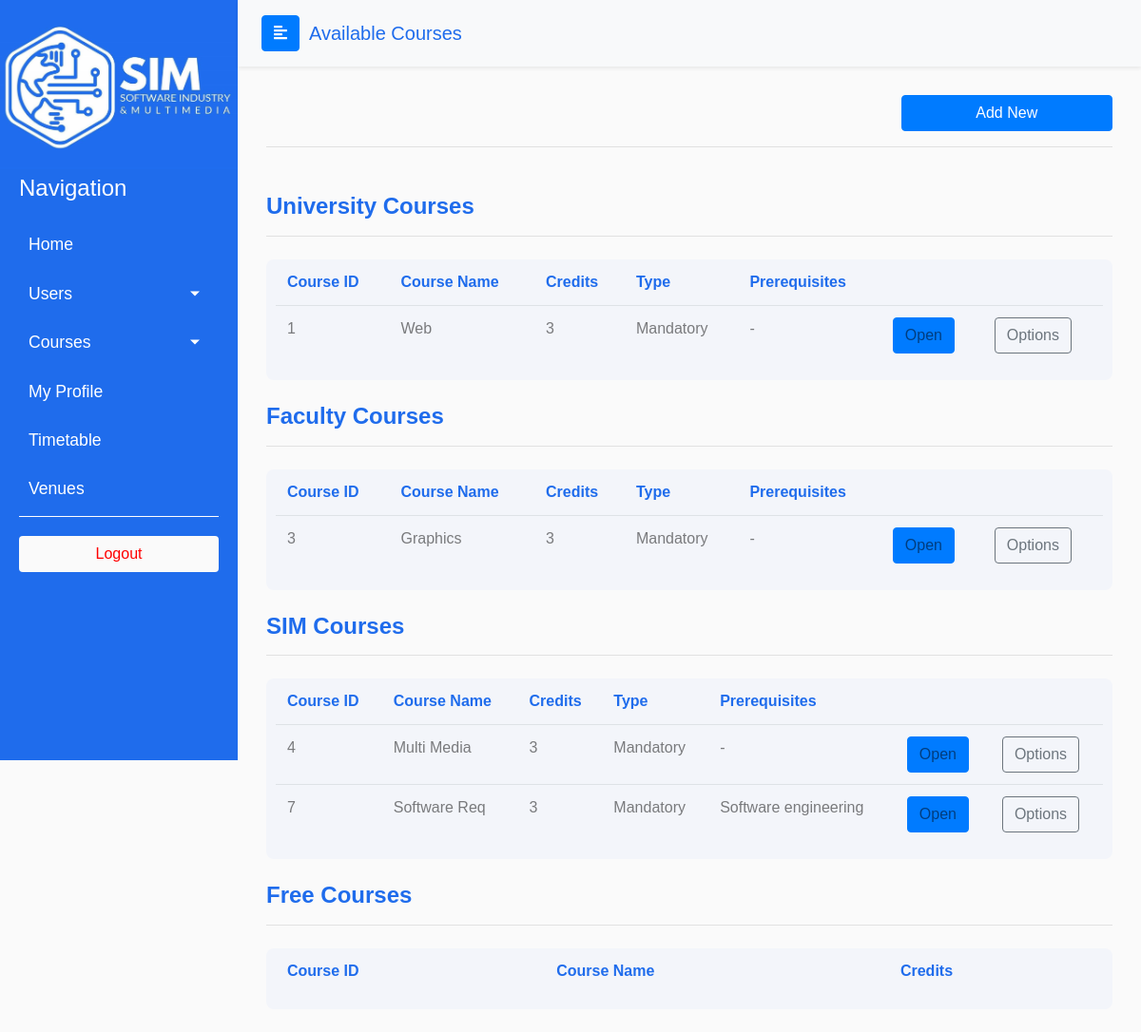
Page /admin/available_courses_t.php on the committed database.
### tables this page shows
CREATE TABLE `courses` (
  `course_id` int(12) NOT NULL,
  `name` varchar(255) NOT NULL,
  `credits` int(11) NOT NULL,
  `has_preq` tinyint(1) DEFAULT NULL,
  `has_labs` tinyint(1) DEFAULT NULL,
  `has_practical` tinyint(1) DEFAULT NULL,
  `category` varchar(20) NOT NULL DEFAULT 'university',
  `elective` varchar(5) NOT NULL DEFAULT 'no'
);

### includes/Admin/sas/functions.php (called while the page is built, shortened)
<?php
include_once dirname(__FILE__, 2) . "\\utils\\iniclude_utils_files.php";
function getAvailableCourses($category)
{
    global $conn;
    $query = "SELECT c.* FROM courses c
    LEFT JOIN open_courses oc ON oc.course_id = c.course_id
     WHERE c.category='{$category}' AND oc.course_id IS NULL";
    $query_result = mysqli_query($conn, $query);
    return $query_result;
}
function getCoursePrerequisite($courseId)
{
    global $conn;
    $prerequisite = "-";
    $preq_query = "SELECT name from prerequisites p
    INNER JOIN courses c on p.prerequisite_id = c.course_id
    WHERE p.id_course = $courseId";
    $preq_query_result = mysqli_query($conn, $preq_query);
    $data = mysqli_fetch_assoc($preq_query_result);
    if (mysqli_num_rows($preq_query_result)) {
        $prerequisite = $data['name'];
    }
    return $prerequisite;
}

### admin/available_courses_t.php (the view, shortened to what this page needs)
<?php
include "../includes/functions.php";
include dirname(__FILE__, 2) . "\\includes\\Admin\\sas\\functions.php";
?>
<!DOCTYPE html>
<html>
<head>
  <?php include "../includes/bootstrap_styles_start.php"; ?>
  <link rel="stylesheet" href="css/available_courses.css">
  <link rel="stylesheet" href="css/table.css">
</head>
<body>
  <div class="wrapper">
    <?php include "../includes/admin_sidebar.php"; ?>
    <div id="content">
      <nav class="navbar navbar-expand-lg sticky-top navbar-light bg-light shadow-sm">
        <div class="container-fluid">
        <button type="button" id="sidebarCollapse" class="btn btn-primary">
          <i class="fas fa-align-left"></i>
        </button>
        <a class="navbar-brand" id="page-title" href="#">Available Courses</a>
      </nav>
      <div class="page-body">
        <div class="container-fluid">
          <div class="row justify-content-end">
              <a href="add_new_course.php" class=" btn btn-primary btn-block w-25">Add New</a>
          </div>
        </div>
        <hr class="mb-4">
        <br>
        <h4 class="font-weight-bold" style=" color:rgb(31,108,236);">University Courses</h4>
        <hr class="mb-4">
        <div class="table-container table-responsive">
          <table class="table">
            <thead>
              <tr>
                <th scope="col">Course ID</th>
                <th scope="col">Course Name</th>
                <th scope="col">Credits</th>
                <th scope="col">Type</th>
                <th scope="col">Prerequisites</th>
              </tr>
            </thead>
            <tbody>
              <?php
                $university_courses = getAvailableCourses('university');
                while ($row = mysqli_fetch_assoc($university_courses)) {
                  $cname = $row['name'];
                  $id = $row['course_id'];
                  $credits = $row['credits'];
                  $type = $row['elective'] == "yes" ? "Elective" : "Mandatory";
                  $prerequisite = getCoursePrerequisite($id);
              ?>
                <tr>
                  <td><?php echo $id ?></td>
                  <td><?php echo $cname ?></td>
                  <td><?php echo $credits ?></td>
                  <td><?php echo $type ?></td>
                  <td><?php echo $prerequisite ?></td>
                  <td><a data-id='<?php echo $id ?>' class='btn btn-primary launch-modal' data-toggle='modal' data-target='#modalContactForm'>Open</a></td>
                  <td><a href='edit_course.php?course_id=<?php echo $id ?>' class='btn btn-outline-secondary'>Options</a></td>
                </tr>
              <?php } ?>
            </tbody>
          </table>
        </div>
        <br>
        <h4 class="font-weight-bold" style=" color:rgb(31,108,236);">Faculty Courses</h4>
        <hr class="mb-4">
        <div class="table-container table-responsive">
          <table class="table">
            <thead>
              <tr>
                <th scope="col">Course ID</th>
                <th scope="col">Course Name</th>
                <th scope="col">Credits</th>
                <th scope="col">Type</th>
                <th scope="col">Prerequisites</th>
              </tr>
            </thead>
            <tbody>
              <?php
                $faculty_courses = getAvailableCourses('faculty');
                while ($row = mysqli_fetch_assoc($faculty_courses)) {
                  $cname = $row['name'];
                  $id = $row['course_id'];
                  $credits = $row['credits'];
                  $type = $row['elective'] == "yes" ? "Elective" : "Mandatory";
                  $prerequisite = getCoursePrerequisite($id);
              ?>
                <tr>
                  <td><?php echo $id ?></td>
                  <td><?php echo $cname ?></td>
                  <td><?php echo $credits ?></td>
                  <td><?php echo $type ?></td>
                  <td><?php echo $prerequisite ?></td>
                  <td><a data-id='<?php echo $id ?>' class='btn btn-primary launch-modal' data-toggle='modal' data-target='#modalContactForm'>Open</a></td>
                  <td><a href='edit_course.php?course_id=<?php echo $id ?>' class='btn btn-outline-secondary'>Options</a></td>
                </tr>
              <?php } ?>
            </tbody>
          </table>
        </div>
        <br>
        <h4 class="font-weight-bold" style=" color:rgb(31,108,236);">SIM Courses</h4>
        <hr class="mb-4">
        <div class="table-container table-responsive">
          <table class="table">
            <thead>
              <tr>
                <th scope="col">Course ID</th>
                <th scope="col">Course Name</th>
                <th scope="col">Credits</th>
                <th scope="col">Type</th>
                <th scope="col">Prerequisites</th>
              </tr>
            </thead>
            <tbody>
              <?php
                $sim_courses = getAvailableCourses('sim');
                while ($row = mysqli_fetch_assoc($sim_courses)) {
                  $cname = $row['name'];
                  $id = $row['course_id'];
                  $credits = $row['credits'];
                  $type = $row['elective'] == "yes" ? "Elective" : "Mandatory";
                  $prerequisite = getCoursePrerequisite($id);
              ?>
                <tr>
                  <td><?php echo $id ?></td>
                  <td><?php echo $cname ?></td>
                  <td><?php echo $credits ?></td>
                  <td><?php echo $type ?></td>
                  <td><?php echo $prerequisite ?></td>
                  <td><a data-id='<?php echo $id ?>' class='btn btn-primary launch-modal' data-toggle='modal' data-target='#modalContactForm'>Open</a></td>
                  <td><a href='edit_course.php?course_id=<?php echo $id ?>' class='btn btn-outline-secondary'>Options</a></td>
                </tr>
              <?php } ?>
            </tbody>
          </table>
        </div>
        <br>
        <h4 class="font-weight-bold" style=" color:rgb(31,108,236);">Free Courses</h4>
        <hr class="mb-4">
        <div class="table-container table-responsive">
          <table class="table">
            <thead>
              <tr>
                <th scope="col">Course ID</th>
                <th scope="col">Course Name</th>
                <th scope="col">Credits</th>
              </tr>
            </thead>
          </table>
        </div>
        <br>
      </div>
    </div>
  </div>
</body>
</html>

### css/rootStyles.css (style rules this page uses)
:root { --primary: rgb(31,108,236); --danger: red; }
body { font-family: 'Poppins', sans-serif; background: #fafafa; }
a, a:hover, a:focus { color: inherit; text-decoration: none; transition: all 0.3s; }
.navbar { padding: 15px 10px; background: #fff; border: none; border-radius: 0; margin-bottom: 30px; box-shadow: 1px 1px 3px rgba(0, 0, 0, 0.1); }
.navbar-brand#page-title { margin-left: 10px; color: var(--primary) !important; }
.page-body { padding: 0 30px; }
.wrapper { display: flex; width: 100%; }
#content { width: calc(100% - 250px); min-height: 100vh; transition: all 0.3s; position: absolute; top: 0; right: 0; }

### admin/css/available_courses.css (style rules this page uses)
tr td { color: rgb(0,0,0,0.5); }

### admin/css/table.css (style rules this page uses)
.table-container { background-color: rgba(31, 108, 236, 0.03); border-radius: 8px; padding: 0 10px; }
.table thead tr th { border: none !important; }
tbody { color: rgba(0,0,0,0.5); }
th { color: rgb(31, 108, 236) !important; }

### rows in the picture
courses: course_id "1", name "Web", credits "3", elective "Mandatory", prerequisite "-"
courses: course_id "3", name "Graphics", credits "3", elective "Mandatory", prerequisite "-"
courses: course_id "4", name "Multi Media", credits "3", elective "Mandatory", prerequisite "-"
courses: course_id "7", name "Software Req", credits "3", elective "Mandatory", prerequisite "Software engineering"
